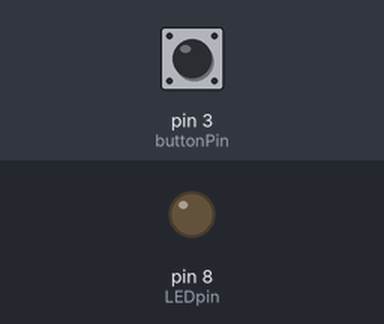
This sketch was run on a simulated Arduino Uno, built with avr-gcc and run on an emulated ATmega328P. On the bench: output pins drawn as LEDs (lit = HIGH). The inputs (shaded band) are chosen by the test bench; at power-on: pin 3 (buttonPin) HIGH.

Above: at 1.2 s.
1.3 s: pin 3 (buttonPin) pulled LOW for 0.15 s
At 2.6 s:
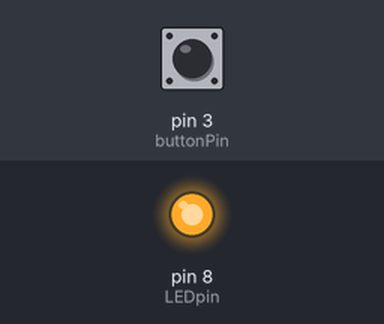
2.9 s: pin 3 (buttonPin) pulled LOW for 1 s
At 5.1 s:
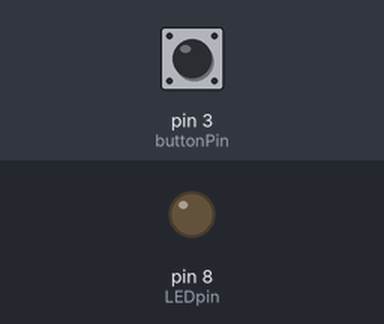
5.4 s: pin 3 (buttonPin) pulled LOW for 3.2 s
At 9.8 s:
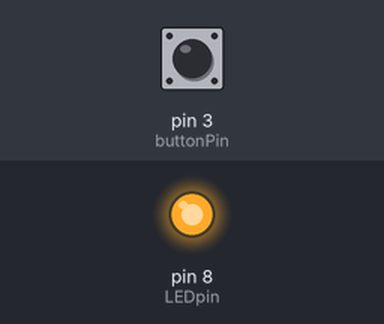
Timing chart, 0 to 11.3 s (numbered marks = the images above; inputs shaded):
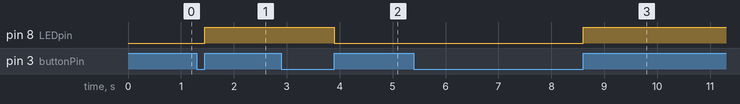

Measured:
- after the input at 1.3 s, pin 8 (LEDpin): LOW → HIGH after 0.15 s
- after the input at 2.9 s, pin 8 (LEDpin): HIGH → LOW after 1.0 s
- after the input at 5.4 s, pin 8 (LEDpin): LOW → HIGH after 3.2 s

The sketch:

04.ino
```cpp
const int buttonPin = 3, LEDpin = 8;
int period, LEDstate, lastButton;
unsigned long lastToggle;

void setup() {
  Serial.begin(9600);
  pinMode(LEDpin, OUTPUT);
  pinMode(buttonPin, INPUT);
  period = 500;
  LEDstate = LOW;
  digitalWrite(LEDpin, LEDstate);
  lastButton = digitalRead(buttonPin);
}

void loop() {
  int button = digitalRead (buttonPin);
  if (lastButton == LOW && button == HIGH) {
    if (LEDstate == LOW) {
      LEDstate = HIGH;
    }
    else {
      LEDstate = LOW;
    }
    digitalWrite (LEDpin, LEDstate);
    delay(100);
  }
  lastButton = button;
  // if (millis() >= lastToggle + period) {
  //   if (LEDstate == LOW) {
  //     LEDstate = HIGH;
  //   }
  //   else {
  //     LEDstate = LOW;
  //   }
  //   digitalWrite(LEDpin, LEDstate);
  //   lastToggle = millis();
  // }
}
```
